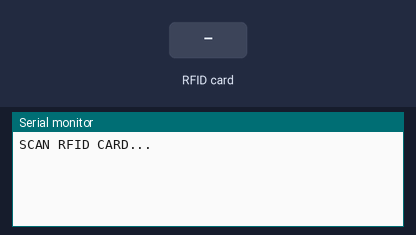
The program below on a simulated Arduino Uno, built with avr-gcc and run on an emulated ATmega328P. On the bench: the last lines printed to the serial monitor. Inputs (shaded band) come from the test bench.

Above: at 1.2 s.
1.3 s: RFID card D5 49 80 05 held to the reader
At 2.5 s:
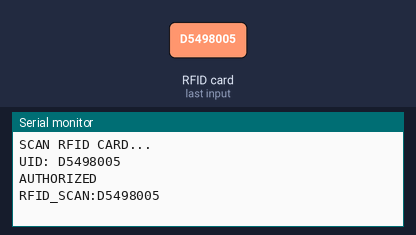
2.8 s: RFID card A0 D7 BB 32 held to the reader
At 4.4 s:
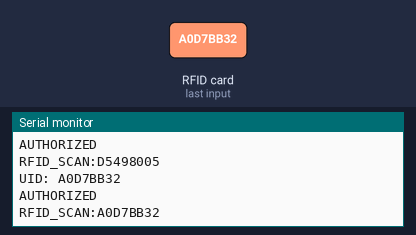
4.8 s: RFID card 5E 7A 19 C4 held to the reader
At 5.9 s:
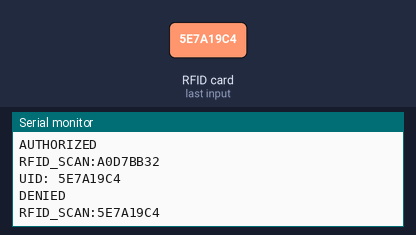

The program:

main.cpp
```cpp
#include <SPI.h>
#include <MFRC522.h>

class rfid {
  private:
    MFRC522 rf;

  public:
    rfid(byte SS_PIN, byte RST_PIN) : rf(SS_PIN, RST_PIN) {}

    void init() {
      SPI.begin();
      rf.PCD_Init();
    }

    String getUid() {
      if (!rf.PICC_IsNewCardPresent()) return "";
      if (!rf.PICC_ReadCardSerial()) return "";

      String uid = "";
      for (byte i = 0; i < rf.uid.size; i++) {
        if (rf.uid.uidByte[i] < 0x10) uid += "0";
        uid += String(rf.uid.uidByte[i], HEX);
      }
      uid.toUpperCase();

      rf.PICC_HaltA();
      rf.PCD_StopCrypto1();

      return uid;
    }

    bool authenticate(String uid) {
      String allowed[] = {"D5498005", "A0D7BB32"};
      int size = sizeof(allowed) / sizeof(allowed[0]);

      for (int i = 0; i < size; i++) {
        if (allowed[i].equals(uid)) {
          return true;
        }
      }
      return false;
    }

    void sendToJava(String uid) {
      Serial.println("RFID_SCAN:" + uid);
    }
    void implementation(){
       String uid = getUid();
  if (uid != "") {
        Serial.println("UID: " + uid);

        if (authenticate(uid)) {
          Serial.println("AUTHORIZED");
        } else {
          Serial.println("DENIED");
        }

        sendToJava(uid);
        delay(2000);
      }
    }
};

#define SS_PIN 10
#define RST_PIN 9

rfid RFID(SS_PIN, RST_PIN);

void setup() {
  Serial.begin(9600);
  RFID.init();
  Serial.println("SCAN RFID CARD...");
}

void loop() {
   RFID.implementation();
}
```

Measured:
- after the input at 1.3 s, the serial monitor: prints a new line at once (image 1)
- after the input at 2.8 s, the serial monitor: prints a new line after 0.51 s (image 2)
- after the input at 4.8 s, the serial monitor: prints a new line after 0.52 s (image 3)
